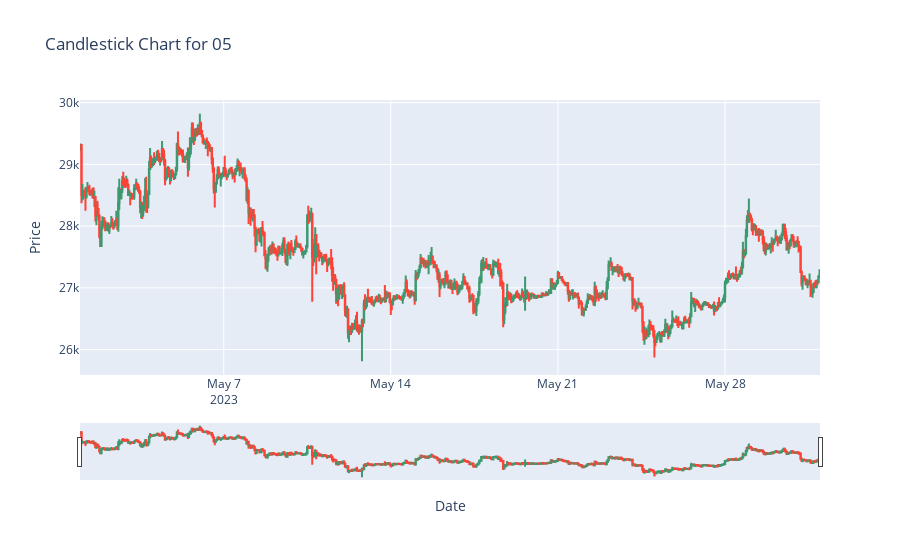
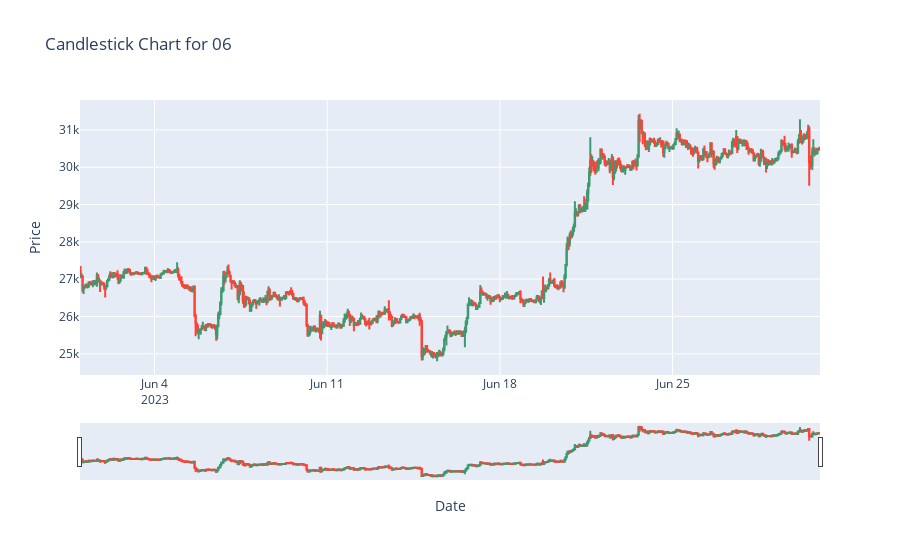
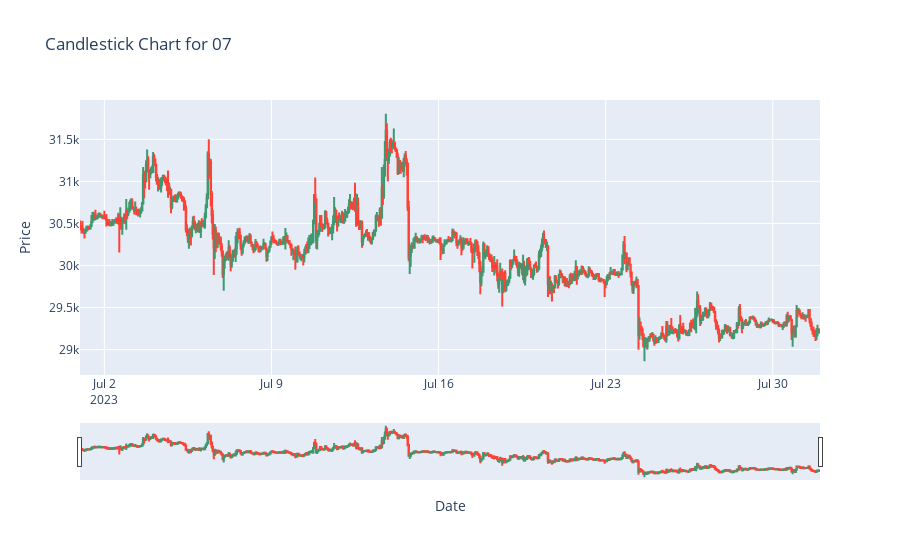
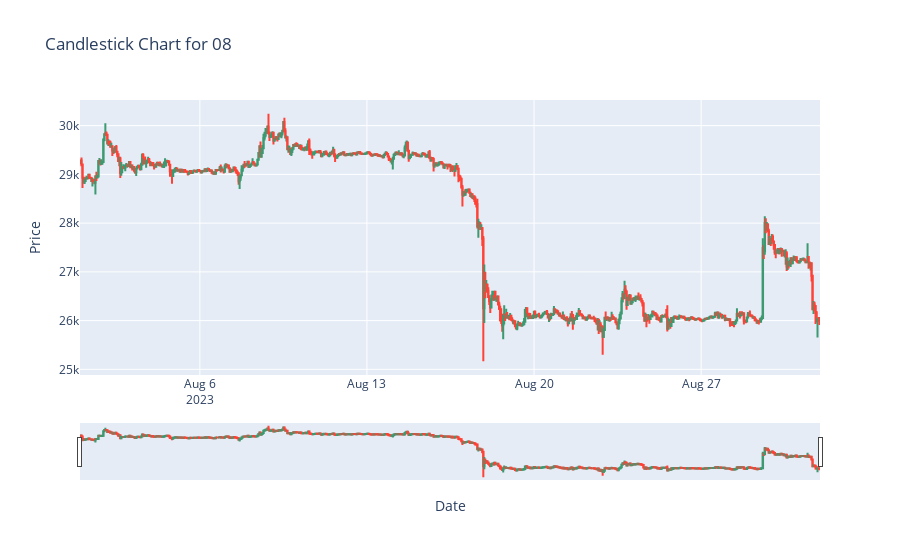

Notebook cell for these charts, in order:
### Code cell
import plotly.graph_objects as go

months = df.index.month.unique()
for month in months:
    # Filter data for the specific month and year
    monthly_data = df[(df.index.month == month)]
    # Check if there is data for the month
    if not monthly_data.empty:
        # Create a candlestick chart for the month
        fig = go.Figure(data=[go.Candlestick(x=monthly_data.index,
                                             open=monthly_data['open'],
                                             high=monthly_data['high'],
                                             low=monthly_data['low'],
                                             close=monthly_data['close'])])
        # Update layout with the title indicating the month and year
        fig.update_layout(title=f'Candlestick Chart for {month:02d}',
                          xaxis_title='Date',
                          yaxis_title='Price')
        # Show the plot
        fig.show()

### Figure 1 — Plotly figure (JSON) as saved in the notebook; plotly's stock layout.template omitted (floating-point values rounded to 4 significant figures; data arrays with more than 128 entries replaced by an {"elided": "..."} marker saying what was removed)
{"data": [{"close": {"elided": "744 float values"}, "high": {"elided": "744 float values"}, "low": {"elided": "744 float values"}, "open": {"elided": "744 float values"}, "type": "candlestick", "x": {"elided": "744 str values"}}], "layout": {"autosize": true, "title": {"text": "Candlestick Chart for 05"}, "xaxis": {"autorange": true, "range": ["2023-04-30 23:30", "2023-05-31 23:30"], "rangeslider": {"autorange": true, "range": ["2023-04-30 23:30", "2023-05-31 23:30"], "yaxis": {"_template": null, "rangemode": "match"}}, "title": {"text": "Date"}, "type": "date"}, "yaxis": {"autorange": true, "range": [25590.0, 30040.0], "title": {"text": "Price"}}}}

### Figure 2 — Plotly figure (JSON) as saved in the notebook; plotly's stock layout.template omitted (floating-point values rounded to 4 significant figures; data arrays with more than 128 entries replaced by an {"elided": "..."} marker saying what was removed)
{"data": [{"close": {"elided": "720 float values"}, "high": {"elided": "720 float values"}, "low": {"elided": "720 float values"}, "open": {"elided": "720 float values"}, "type": "candlestick", "x": {"elided": "720 str values"}}], "layout": {"autosize": true, "title": {"text": "Candlestick Chart for 06"}, "xaxis": {"autorange": true, "range": ["2023-05-31 23:30", "2023-06-30 23:30"], "rangeslider": {"autorange": true, "range": ["2023-05-31 23:30", "2023-06-30 23:30"], "yaxis": {"_template": null, "rangemode": "match"}}, "title": {"text": "Date"}, "type": "date"}, "yaxis": {"autorange": true, "range": [24430.0, 31800.0], "title": {"text": "Price"}}}}

### Figure 3 — Plotly figure (JSON) as saved in the notebook; plotly's stock layout.template omitted (floating-point values rounded to 4 significant figures; data arrays with more than 128 entries replaced by an {"elided": "..."} marker saying what was removed)
{"data": [{"close": {"elided": "744 float values"}, "high": {"elided": "744 float values"}, "low": {"elided": "744 float values"}, "open": {"elided": "744 float values"}, "type": "candlestick", "x": {"elided": "744 str values"}}], "layout": {"autosize": true, "title": {"text": "Candlestick Chart for 07"}, "xaxis": {"autorange": true, "range": ["2023-06-30 23:30", "2023-07-31 23:30"], "rangeslider": {"autorange": true, "range": ["2023-06-30 23:30", "2023-07-31 23:30"], "yaxis": {"_template": null, "rangemode": "match"}}, "title": {"text": "Date"}, "type": "date"}, "yaxis": {"autorange": true, "range": [28700.0, 31970.0], "title": {"text": "Price"}}}}

### Figure 4 — Plotly figure (JSON) as saved in the notebook; plotly's stock layout.template omitted (floating-point values rounded to 4 significant figures; data arrays with more than 128 entries replaced by an {"elided": "..."} marker saying what was removed)
{"data": [{"close": {"elided": "744 float values"}, "high": {"elided": "744 float values"}, "low": {"elided": "744 float values"}, "open": {"elided": "744 float values"}, "type": "candlestick", "x": {"elided": "744 str values"}}], "layout": {"autosize": true, "title": {"text": "Candlestick Chart for 08"}, "xaxis": {"autorange": true, "range": ["2023-07-31 23:30", "2023-08-31 23:30"], "rangeslider": {"autorange": true, "range": ["2023-07-31 23:30", "2023-08-31 23:30"], "yaxis": {"_template": null, "rangemode": "match"}}, "title": {"text": "Date"}, "type": "date"}, "yaxis": {"autorange": true, "range": [24880.0, 30530.0], "title": {"text": "Price"}}}}
